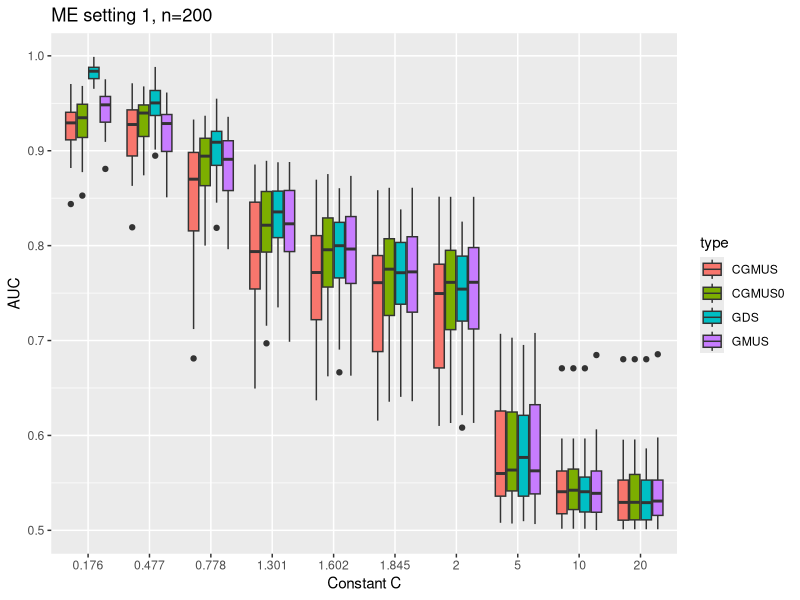

Reproduce this figure in R.
library(ggplot2)
AUC_mat<-read.csv(file="AUC_Gmus_Gmus0_Gmus00_Gds_fixsdX.csv",row.names = 1,header=T) #50rows * 40columns
mos=log10(c(1.5,3,6,20,40,70,100,1e5,1e10,1e20))

temp<-as.matrix(AUC_mat)
temp_df<-rbind(temp[,c(1,2,3,4)],    temp[,c(5,6,7,8)],    temp[,c(9,10,11,12)],  temp[,c(13,14,15,16)],  temp[,c(17,18,19,20)],
               temp[,c(21,22,23,24)],temp[,c(25,26,27,28)],temp[,c(29,30,31,32)], temp[,c(33,34,35,36)],  temp[,c(37,38,39,40)])

df<-cbind(temp_df,rep(round(mos,digits = 3),each=50))

long_df<-as.data.frame( cbind( rbind(df[,c(1,5)],df[,c(2,5)],df[,c(3,5)],df[,c(4,5)]), rep(c("CGMUS","CGMUS0","GMUS","GDS"),each=500) ) )
colnames(long_df)<-c("AUC","mos","type")
#("gmus","gmus0","gmus00","gds")


long_df$type<-as.factor(long_df$type)
long_df$mos<-as.factor(as.numeric(long_df$mos))
long_df$AUC<-as.numeric(long_df$AUC)

ggplot(long_df,aes(x=mos,y=AUC, fill=type)) +
  geom_boxplot() +
  labs(title = "ME setting 1, n=200", x="Constant C")




#ggplot(long_df, aes(x=log(ME_over_sdX), y=AUC, group=type,color=type)) + 
#  geom_point()